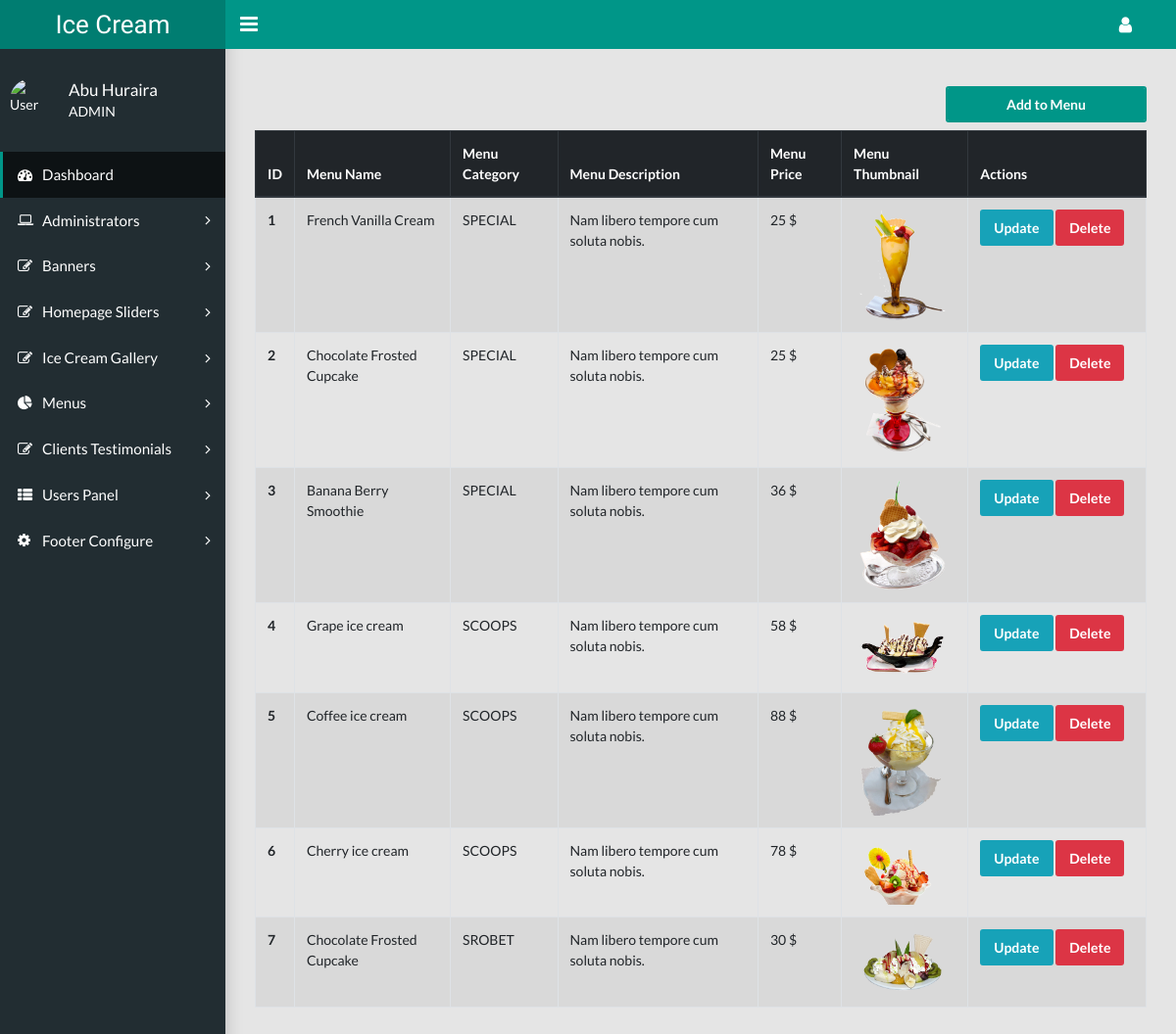
The app's page /admin/menus.php (signed in) with its own data.
### tables this page shows
CREATE TABLE IF NOT EXISTS `menus` (
  `menu_id` int(11) NOT NULL,
  `menu_category` varchar(255) NOT NULL,
  `menu_name` varchar(255) NOT NULL,
  `menu_desc` varchar(255) NOT NULL,
  `menu_price` int(100) NOT NULL,
  `menu_img` varchar(250) NOT NULL
);

### admin/menus.php (the view, shortened to what this page needs)
<?php
require 'header.php';
$selectMenus = "SELECT * FROM menus";
$selectionResult = mysqli_query($connect, $selectMenus);
?>
<div class="row">
        <div class="col-md-3 col-lg-3 col-sm-6 col-xs-6 offset-md-9 offset-lg-9">
            <form action="add-to-menu.php">
                <button class="btn btn-primary form-control my-2">Add to Menu</button>
            </form>
        </div>
    </div>
<table class="table table-striped table-bordered">
    <thead class="thead-dark">
        <tr>
            <th scope="col">ID</th>
            <th scope="col">Menu Name</th>
            <th scope="col">Menu Category</th>
            <th scope="col">Menu Description</th>
            <th scope="col">Menu Price</th>
            <th scope="col">Menu Thumbnail</th>
            <th scope="col">Actions</th>
        </tr>
    </thead>
    <tbody>
    <?php foreach($selectionResult as $value){ ?>
        <tr>
            <th scope="row"><?php echo $value['menu_id'] ?></th>
            <td><?php echo $value['menu_name'] ?></td>
            <td><?php echo strtoupper($value['menu_category']) ?></td>
            <td><?php echo $value['menu_desc'] ?></td>
            <td><?php echo $value['menu_price'] ?> $ </td>
            <td><img src="uploads/images/menus/<?php echo $value['menu_img'] ?>" alt="" width="100"> </td>
            <td width="20%">
                <a href="update-menu.php?id=<?php echo $value['menu_id'] ?>" class="btn btn-info">Update</a>
                <a href="inc/delete-menu.php?id=<?php echo $value['menu_id'] ?>" class="btn btn-danger" data-toggle="modal" data-target="#exampleModal<?php echo $value['menu_id'] ?>">Delete</a>
            </td>
        </tr>
    <?php } ?>
    </tbody>
</table>
<?php
require 'footer.php';
?>

### records on screen
menus: menu_id "1", menu_name "French Vanilla Cream", menu_category "SPECIAL", menu_desc "Nam libero tempore cum soluta nobis.", menu_price "25", menu_img (picture)
menus: menu_id "2", menu_name "Chocolate Frosted Cupcake", menu_category "SPECIAL", menu_desc "Nam libero tempore cum soluta nobis.", menu_price "25", menu_img (picture)
menus: menu_id "3", menu_name "Banana Berry Smoothie", menu_category "SPECIAL", menu_desc "Nam libero tempore cum soluta nobis.", menu_price "36", menu_img (picture)
menus: menu_id "4", menu_name "Grape ice cream", menu_category "SCOOPS", menu_desc "Nam libero tempore cum soluta nobis.", menu_price "58", menu_img (picture)
menus: menu_id "5", menu_name "Coffee ice cream", menu_category "SCOOPS", menu_desc "Nam libero tempore cum soluta nobis.", menu_price "88", menu_img (picture)
menus: menu_id "6", menu_name "Cherry ice cream", menu_category "SCOOPS", menu_desc "Nam libero tempore cum soluta nobis.", menu_price "78", menu_img (picture)
menus: menu_id "7", menu_name "Chocolate Frosted Cupcake", menu_category "SROBET", menu_desc "Nam libero tempore cum soluta nobis.", menu_price "30", menu_img (picture)
